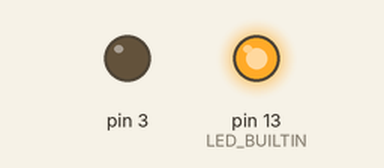
Recording of a sketch running on a simulated Arduino Uno, built with avr-gcc and run on an emulated ATmega328P. Parts: output pins drawn as LEDs (lit = HIGH).

Above: at 0.05 s.
At 1.5 s:
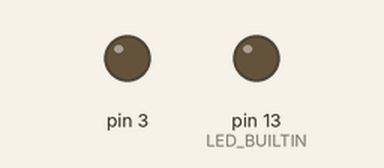
At 2.95 s:
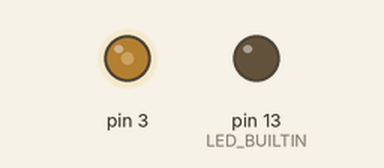
Timing chart, 0 to 6.9 s (numbered marks = the images above):
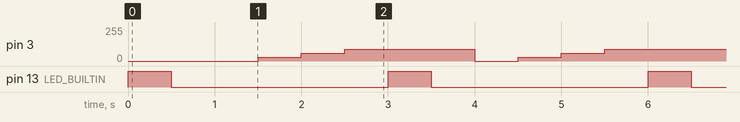

The sketch:

analog_digital_output.ino
```cpp
void setup() {
  pinMode(13, OUTPUT);
  pinMode(3, OUTPUT);
}


void loop() {
  digitalWrite(LED_BUILTIN, HIGH);
  delay(500);
  digitalWrite(LED_BUILTIN, LOW);
  delay(500);

  analogWrite(3,0);
  delay(500);
  analogWrite(3,30);
  delay(500);
  analogWrite(3,60);
  delay(500);
  analogWrite(3,90);
  delay(500);

}
```

Measured:
- by itself, pin 3: repeats every 3.0 s: 60/255 0.50 s, 90/255 1.5 s, 0/255 0.50 s, 30/255 0.50 s
- by itself, pin 13 (LED_BUILTIN): alternates HIGH for 0.50 s and LOW for 2.5 s
